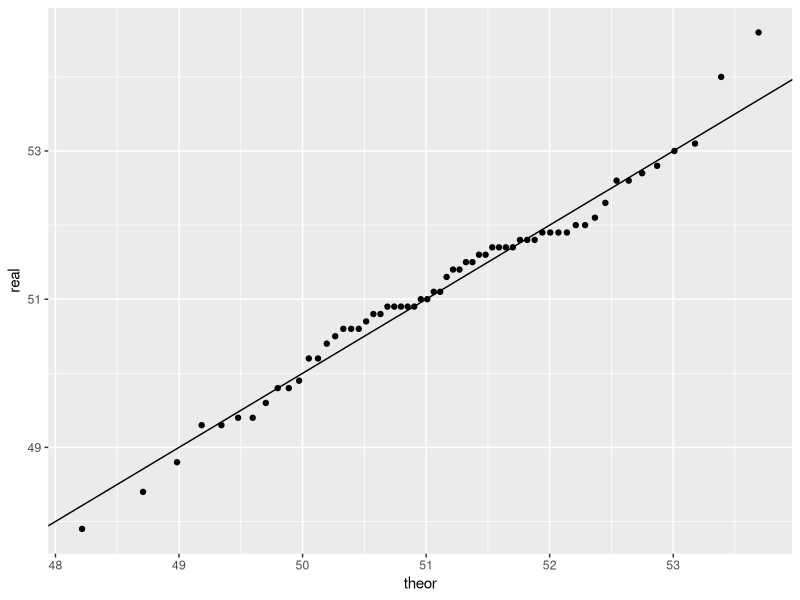

The R script that drew this image:
############# Solutions to question 2.2 #############
library(ggplot2)

mu <- mean(nhtemp)
sig <- sd(nhtemp)
sorted <- sort(nhtemp)

theoretical_q <- qnorm(c(seq(0.01,0.99,1/(length(nhtemp)+1))), mu, sig)
dat <- data.frame(theor = theoretical_q, real = sorted)

# Could be adequate but not great in the tails.
ggplot(dat, aes(theor, real)) + geom_point() + geom_abline()
